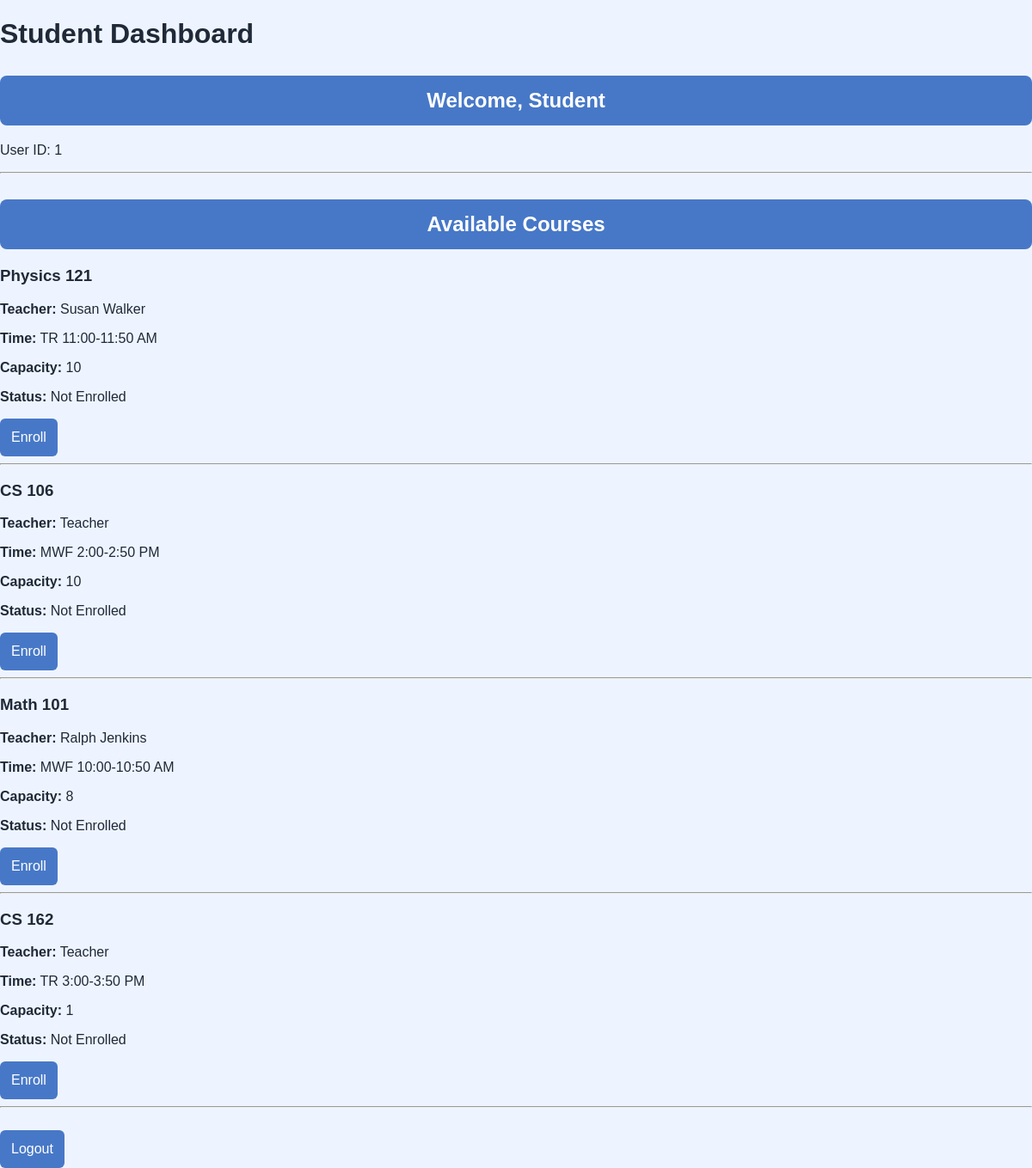
Screenshot of /student (signed in) with the database file from the repository.
### app.py (models this page shows)
class User(db.Model):
    id = db.Column(db.Integer, primary_key=True)
    username = db.Column(db.String(50))
    password = db.Column(db.String(50))
    name = db.Column(db.String(100))
    role = db.Column(db.String(20))

class Course(db.Model):
    id = db.Column(db.Integer, primary_key=True) #course ID
    name = db.Column(db.String(100)) #course name
    teacher = db.Column(db.String(100)) #course teacher
    time = db.Column(db.String(100)) #course times
    capacity = db.Column(db.Integer) #course capacity
    enrollments = db.relationship("Enrollment", backref="course") #number of enrollments

### app.py (the view)
@app.route("/student")
def student():
    user = User.query.get(session["user_id"])
    courses = Course.query.all()
    enrolled = Enrollment.query.filter_by(student_id=user.id).all()
    enrolled_ids = [e.course_id for e in enrolled]
    return render_template(
        "student.html",
        user=user,
        courses=courses,
        enrolled_ids=enrolled_ids
    )

### templates/student.html (shortened to what this page needs)
<!DOCTYPE html>
<html>
<head>
     <link rel="stylesheet" href="/static/style.css">
</head>
<body>
    <h1>Student Dashboard</h1>
    <h2>Welcome, {{ user.name }}</h2>
    <p>User ID: {{ user.id }}</p>
    <hr>
    <h2>Available Courses</h2>
    {% for course in courses %}
        <div>
            <h3>{{ course.name }}</h3>
            <p><strong>Teacher:</strong> {{ course.teacher }}</p>
            <p><strong>Time:</strong> {{ course.time }}</p>
            <p><strong>Capacity:</strong> {{ course.capacity }}</p>
            {% if course.id in enrolled_ids %}
                <p><strong>Status:</strong> Enrolled</p>
                <a href="/drop_course/{{ course.id }}">
                    <button>Drop Course</button>
                </a>
            {% else %}
                <p><strong>Status:</strong> Not Enrolled</p>
                <a href="/add_course/{{ course.id }}">
                    <button>Enroll</button>
                </a>
            {% endif %}
        </div>
        <hr>
    {% endfor %}
    <br>
    <a href="/logout">
        <button>Logout</button>
    </a>
</body>
</html>

### static/style.css (style rules this page uses)
* { box-sizing: border-box; }
body { margin: 0; font-family: Arial, Helvetica, sans-serif; background-color: #eef4ff; color: #1f2937; }
.login-card button, button { padding: 13px; background-color: #4778c7; color: white; border: none; border-radius: 6px; font-size: 16px; cursor: pointer; }
h2 { text-align: center; background-color: #4778c7; color: white; padding: 15px; border-radius: 8px; margin-top: 30px; }

### rows the page displays
User: name "Student", id "1"
Course: name "Physics 121", teacher "Susan Walker", time "TR 11:00-11:50 AM", capacity "10"
Course: name "CS 106", teacher "Teacher", time "MWF 2:00-2:50 PM", capacity "10"
Course: name "Math 101", teacher "Ralph Jenkins", time "MWF 10:00-10:50 AM", capacity "8"
Course: name "CS 162", teacher "Teacher", time "TR 3:00-3:50 PM", capacity "1"
